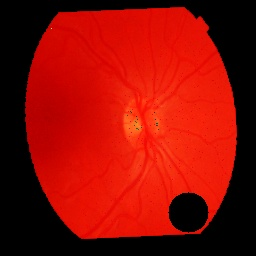
#> input picture image-processing-files/test_images/im01-RET029OD.jpg, 256 x 256 px; its folder holds only this picture in this run
$ python just_dewarping.py
#> lines starting #> are read from the running program, lines starting #| are printed output that depends on the picture; after the words box and inside, x2 and y2 are one past the last pixel; in counts of white or black regions, pixels touching at a corner belong together
import os
import cv2
import matplotlib.pyplot as plt
import numpy as np

input_dir = "image-processing-files/test_images/"
output_dir = "image-processing-files/results/"


for filename in os.listdir(input_dir):
    # Check if the file is an image
    if filename.endswith(".jpg"):
        image_path = os.path.join(input_dir, filename)
        img = cv2.imread(image_path)
#> img is the input picture: shape (256, 256, 3); mean B, G, R 4.1, 12.8, 141.4
        processed_img = img
        # Dewarping and removing borders
        gray = cv2.cvtColor(processed_img, cv2.COLOR_BGR2GRAY)
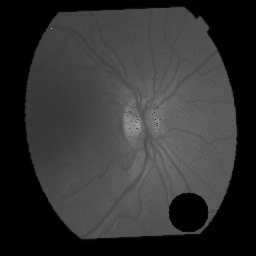
#> gray: shape (256, 256); min 0, max 187, mean 50.3
        ret, thresh = cv2.threshold(gray, 10, 255, 0)
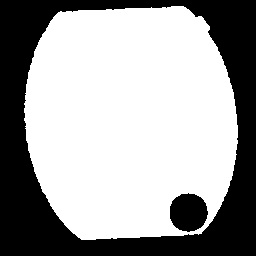
#> thresh: shape (256, 256); 63.2% white; 2 black regions


        contours, _ = cv2.findContours(thresh, cv2.RETR_TREE,
                               cv2.CHAIN_APPROX_SIMPLE)
#> contours = 2 contours; box (x1, y1, x2, y2) and area: (24, 6, 238, 240) 42221, (169, 192, 209, 233) 1208

        # take the first contour
        cnt = contours[0]
#> cnt = contour of 283 points, box (x1, y1, x2, y2) (24, 6, 238, 240), area 42221
        #https://www.geeksforgeeks.org/finding-minimum-enclosing-rectangle-in-opencv-python/
        rect = cv2.minAreaRect(cnt)
#> rect = ((130.5, 122.5), (212.6, 229.5), -2.6)
        box = cv2.boxPoints(rect)
#> box = [[29.54, 242], [19.12, 12.68], [231.5, 3.02], [241.9, 232.3]]
        box = np.int0(box)
#> box = [[29, 241], [19, 12], [231, 3], [241, 232]]
        box_img = cv2.drawContours(processed_img, [box], 0, (0, 0, 255), 2)
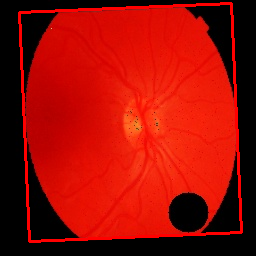
#> box_img: shape (256, 256, 3); mean B, G, R 4, 12.7, 150.8

        extent = np.float32([[0,0], [255,0], [255,255], [0,255]])
        bounds = np.float32(box)
#> bounds = [[29, 241], [19, 12], [231, 3], [241, 232]]

        M = cv2.getPerspectiveTransform(bounds, extent)
#> M = [[-0.0472, -1.11, 269.2], [1.2, -0.0524, -22.18], [-1.06e-18, -2.58e-19, 1]]

        # Apply the transformation to the image
        processed_img = cv2.warpPerspective(processed_img, M, (256, 256))
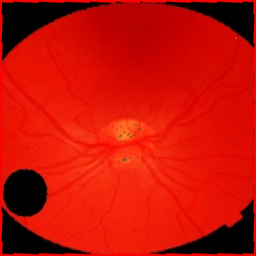
#> processed_img: shape (256, 256, 3); mean B, G, R 5.3, 17, 196.7

        output_path = os.path.join(output_dir, filename)
        cv2.imwrite(output_path, processed_img)

        print(f"Processed {filename}")

$ run again, on image-processing-files/test_images/im05-RET039OD.jpg
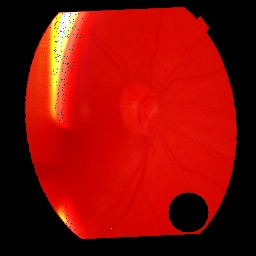
#> input picture image-processing-files/test_images/im05-RET039OD.jpg, 256 x 256 px
#> img is the input picture: shape (256, 256, 3); mean B, G, R 5.5, 12, 134.6
#> `gray = cv2.cvtColor(processed_img, cv2.COLOR_BGR2GRAY)`:
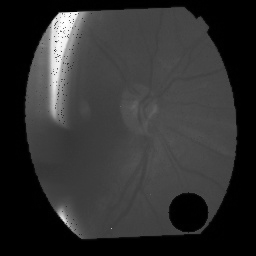
#> gray: shape (256, 256); min 0, max 255, mean 47.9
#> thresh: shape (256, 256); 63.1% white; 2 black regions
#> contours = 2 contours; box (x1, y1, x2, y2) and area: (24, 6, 238, 240) 42150, (168, 192, 209, 233) 1214
#> cnt = contour of 303 points, box (x1, y1, x2, y2) (24, 6, 238, 240), area 42150
#> rect = ((130.5, 122.5), (212.5, 229.5), -2.63)
#> `box = cv2.boxPoints(rect)`: box = [[29.56, 242], [19.02, 12.71], [231.3, 2.95], [241.9, 232.2]]
#> `box = np.int0(box)`: box = [[29, 242], [19, 12], [231, 2], [241, 232]]
#> M = [[-0.0522, -1.11, 269.3], [1.2, -0.0522, -22.18], [-1.59e-18, -2.94e-19, 1]]
#> `processed_img = cv2.warpPerspective(processed_img, M, (256, 256))`:
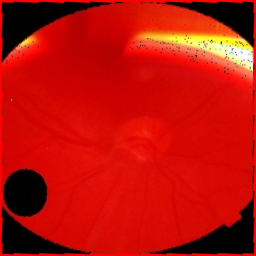
#> processed_img: shape (256, 256, 3); mean B, G, R 7.2, 15.9, 187.1
